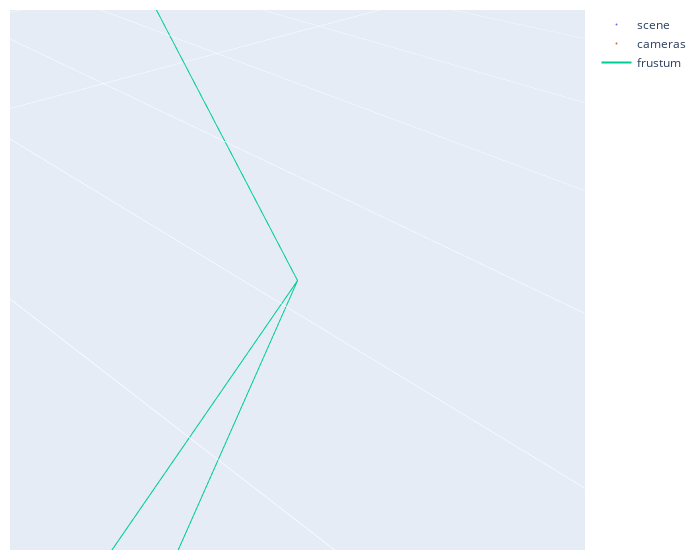

The cell this chart's notebook holds for it:
### Code cell
fig = go.Figure()

skip = 3

fig.add_trace(
    go.Scatter3d(
        x=pc.points[0, ::skip]/2000,
        y=pc.points[1, ::skip]/2000,
        z=pc.points[2, ::skip]/2000,
        mode='markers',
        name='scene',
        marker=dict(size=0.9)
    )
)

fig.add_trace(
    go.Scatter3d(
        x=poses[:, 0, 3]/2000,
        y=poses[:, 1, 3]/2000,
        z=poses[:, 2, 3]/2000,
        mode='markers',
        name='cameras',
        marker=dict(size=2)
    )
)

# fig.add_trace(
#     go.Scatter3d(
#         x=end[::500, 0],
#         y=end[::500, 1],
#         z=end[::500, 2],
#         mode='markers',
#         name='ends',
#         marker=dict(size=2)
#     )
# )

n_vals = 90000
# which_cam = 1

xlines = []
ylines = []
zlines = []

sc = torch.FloatTensor(np.array([[1/2000, 0, 0],
                 [0, 1/2000, 0],
                 [0, 0, 1]]))

for which_cam in [0]:
    # rays_o, rays_d = dataset.all_rays[which_cam * n_vals:n_vals*(which_cam+1), :3], dataset.all_rays[which_cam*n_vals:n_vals*(which_cam+1), 3:6]
    # near, far = dataset.all_rays[which_cam * n_vals:n_vals*(which_cam+1), 6:7]*0.1, dataset.all_rays[which_cam*n_vals:n_vals*(which_cam+1), 7:8]*0.1


    # Fetch for the validation dataset
    val_item = dataset_val[which_cam]
    rays_o, rays_d = val_item['rays'][:, :3], val_item['rays'][:, 3:6]
    near, far = val_item['rays'][:, 6:7], val_item['rays'][:, 7:8]

    # start = (rays_o + near * rays_d).numpy()
    # end = (rays_o + far * rays_d).numpy()
    start = (rays_o @ sc + 1.0 * rays_d).numpy()
    end = (rays_o @ sc + 2.0 * rays_d).numpy()

    # xlines = []
    # ylines = []
    # zlines = []
    for i in [0, 799, -800, -1]:
        xlines += [start[i, 0], end[i, 0], None]
        ylines += [start[i, 1], end[i, 1], None]
        zlines += [start[i, 2], end[i, 2], None]
        
    for p in [[0, 799], [799, -1], [-800, -1], [-800, 0]]:
        xlines += [start[p[0], 0], start[p[1], 0], None]
        ylines += [start[p[0], 1], start[p[1], 1], None]
        zlines += [start[p[0], 2], start[p[1], 2], None]
        xlines += [end[p[0], 0], end[p[1], 0], None]
        ylines += [end[p[0], 1], end[p[1], 1], None]
        zlines += [end[p[0], 2], end[p[1], 2], None]

    # for ix in range(0, 36000, 10):
    #     xlines += [start[i, 0], end[i, 0], None]
    #     ylines += [start[i, 1], end[i, 1], None]
    #     zlines += [start[i, 2], end[i, 2], None]

fig.add_trace(
    go.Scatter3d(
        x=xlines,
        y=ylines,
        z=zlines,
        mode='lines',
        name='frustum',
        marker=dict(size=1)
    )
)

fig.update_layout(
    # scene = dict(
    #     xaxis = dict(nticks=4, range=[300,500],),
    #                  yaxis = dict(nticks=4, range=[1100,1300],),
    #                  zaxis = dict(nticks=4, range=[-1,300],),),
    width=700,
    scene_aspectmode='data',
    margin=dict(r=20, l=10, b=10, t=10))

fig.show()

### Figure 1 — Plotly figure (JSON) as saved in the notebook; plotly's stock layout.template omitted (floating-point values rounded to 4 significant figures; data arrays with more than 128 entries replaced by an {"elided": "..."} marker saying what was removed)
{"data": [{"marker": {"size": 0.9}, "mode": "markers", "name": "scene", "type": "scatter3d", "x": {"elided": "11563 float values"}, "y": {"elided": "11563 float values"}, "z": {"elided": "11563 float values"}}, {"marker": {"size": 2}, "mode": "markers", "name": "cameras", "type": "scatter3d", "x": [0.2054, 0.2052, 0.2057, 0.2047, 0.2044, 0.2049, 0.2038, 0.2036, 0.2041, 0.2032, 0.2029, 0.2034, 0.2025, 0.2023, 0.2028, 0.2019, 0.2017, 0.2022, 0.2014, 0.2011, 0.2016, 0.2007, 0.2005, 0.201, 0.2002, 0.2, 0.2005, 0.1997, 0.1995, 0.2, 0.1993, 0.1991, 0.1996, 0.1989, 0.1987, 0.1992, 0.1986, 0.1984, 0.1988, 0.1983, 0.1981, 0.1986, 0.1982, 0.1979, 0.1984, 0.1982, 0.1979, 0.1984, 0.1983, 0.198, 0.1985, 0.1985, 0.1982, 0.1987, 0.1988, 0.1986, 0.199, 0.1992, 0.199, 0.1994, 0.1998, 0.1995, 0.1999, 0.2004, 0.2002, 0.2006], "y": [0.5898, 0.5899, 0.5898, 0.5877, 0.5878, 0.5877, 0.5854, 0.5855, 0.5854, 0.5834, 0.5835, 0.5835, 0.5815, 0.5816, 0.5815, 0.5798, 0.58, 0.5799, 0.5781, 0.5782, 0.5781, 0.5762, 0.5763, 0.5762, 0.5745, 0.5746, 0.5745, 0.5729, 0.573, 0.5729, 0.5715, 0.5716, 0.5715, 0.5699, 0.5701, 0.57, 0.5685, 0.5686, 0.5685, 0.5671, 0.5672, 0.5671, 0.5656, 0.5656, 0.5656, 0.5643, 0.5643, 0.5644, 0.563, 0.5631, 0.5632, 0.5619, 0.5619, 0.562, 0.5608, 0.5608, 0.561, 0.5598, 0.5598, 0.56, 0.5589, 0.5588, 0.5591, 0.558, 0.5579, 0.5582], "z": [0.0007468, 0.0007453, 0.0007419, 0.0007437, 0.0007434, 0.0007381, 0.0007466, 0.0007459, 0.0007409, 0.000742, 0.0007403, 0.000738, 0.0007447, 0.0007429, 0.0007403, 0.0007421, 0.0007407, 0.000738, 0.0007463, 0.0007453, 0.000741, 0.0007424, 0.0007428, 0.0007363, 0.0007459, 0.000745, 0.0007404, 0.0007455, 0.0007433, 0.0007414, 0.0007462, 0.0007436, 0.0007423, 0.0007404, 0.0007388, 0.0007367, 0.0007427, 0.0007438, 0.000736, 0.0007363, 0.0007411, 0.0007272, 0.0007525, 0.0007555, 0.0007422, 0.0007513, 0.0007532, 0.0007422, 0.0007541, 0.0007566, 0.0007438, 0.0007546, 0.0007562, 0.0007453, 0.0007535, 0.0007549, 0.0007445, 0.0007533, 0.0007563, 0.0007429, 0.0007547, 0.0007575, 0.0007441, 0.0007519, 0.0007577, 0.0007389]}, {"marker": {"size": 1}, "mode": "lines", "name": "frustum", "type": "scatter3d", "x": [-651.2, -1303.0, null, -650.5, -1301.0, null, -841.9, -1684.0, null, -2103.0, -4207.0, null, -651.2, -650.5, null, -1303.0, -1301.0, null, -650.5, -2103.0, null, -1301.0, -4207.0, null, -841.9, -2103.0, null, -1684.0, -4207.0, null, -841.9, -651.2, null, -1684.0, -1303.0, null], "y": [-3288.0, -6578.0, null, -3295.0, -6592.0, null, -3173.0, -6348.0, null, -3920.0, -7842.0, null, -3288.0, -3295.0, null, -6578.0, -6592.0, null, -3295.0, -3920.0, null, -6592.0, -7842.0, null, -3173.0, -3920.0, null, -6348.0, -7842.0, null, -3173.0, -3288.0, null, -6348.0, -6578.0, null], "z": [1, 3.0, null, 1, 3.0, null, 1, 3.0, null, 1, 3.0, null, 1, 1, null, 3.0, 3.0, null, 1, 1, null, 3.0, 3.0, null, 1, 1, null, 3.0, 3.0, null, 1, 1, null, 3.0, 3.0, null]}], "layout": {"margin": {"b": 10, "l": 10, "r": 20, "t": 10}, "scene": {"aspectmode": "data"}, "width": 700}}
